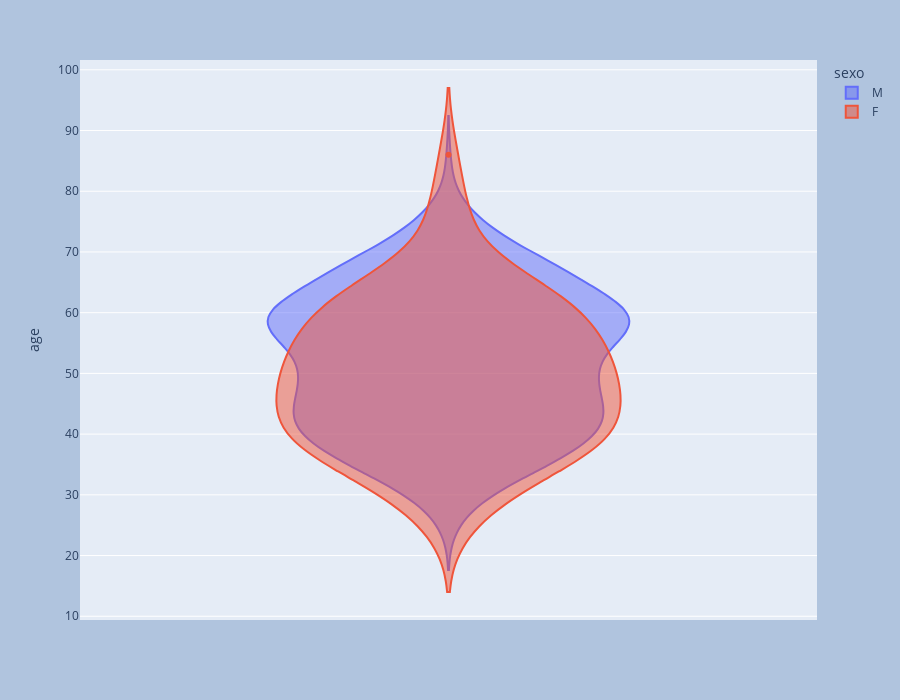

Here is the notebook cell this chart was saved with:
### Code cell
fig = px.violin(
    deputadosdf, 
    y="age", 
    color="sexo",
    violinmode='overlay')

fig.update_layout(
    width=900,
    height=700,
    paper_bgcolor="LightSteelBlue",
)

fig.show()

### Figure 1 — Plotly figure (JSON) as saved in the notebook; plotly's stock layout.template omitted (floating-point values rounded to 4 significant figures; data arrays with more than 128 entries replaced by an {"elided": "..."} marker saying what was removed)
{"data": [{"alignmentgroup": "True", "box": {"visible": false}, "hovertemplate": "sexo=M<br>age=%{y}<extra></extra>", "legendgroup": "M", "marker": {"color": "#636efa"}, "name": "M", "offsetgroup": "M", "orientation": "v", "scalegroup": "True", "showlegend": true, "type": "violin", "x0": " ", "xaxis": "x", "y": {"elided": "436 int values"}, "y0": " ", "yaxis": "y"}, {"alignmentgroup": "True", "box": {"visible": false}, "hovertemplate": "sexo=F<br>age=%{y}<extra></extra>", "legendgroup": "F", "marker": {"color": "#EF553B"}, "name": "F", "offsetgroup": "F", "orientation": "v", "scalegroup": "True", "showlegend": true, "type": "violin", "x0": " ", "xaxis": "x", "y": [52, 47, 62, 40, 42, 67, 37, 79, 52, 60, 38, 45, 41, 58, 35, 44, 30, 61, 39, 45, 60, 68, 57, 63, 76, 64, 37, 52, 49, 56, 39, 55, 64, 46, 40, 48, 43, 51, 45, 55, 65, 40, 25, 86, 52, 72, 41, 48, 60, 54, 55, 34, 37, 41, 33, 62, 48, 56, 45, 35, 56, 48, 58, 49, 39, 52, 54, 43, 32, 37, 47, 62, 27, 36, 63, 49, 30], "y0": " ", "yaxis": "y"}], "layout": {"height": 700, "legend": {"title": {"text": "sexo"}, "tracegroupgap": 0}, "margin": {"t": 60}, "paper_bgcolor": "LightSteelBlue", "violinmode": "overlay", "width": 900, "xaxis": {"anchor": "y", "autorange": true, "domain": [0, 1], "range": [-0.5, 0.5], "type": "category"}, "yaxis": {"anchor": "x", "autorange": true, "domain": [0, 1], "range": [9.384, 101.6], "title": {"text": "age"}, "type": "linear"}}}
